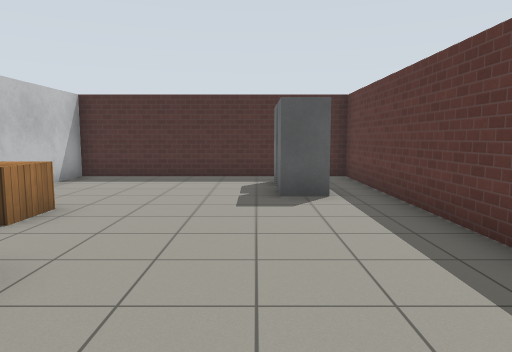
view 1 (above)

24 first-person views from a walk through a world built for the Gazebo simulator. The camera is 1.2 m above the floor, tilts 6° down and sees 70° across. The floor is counted in squares, 1 m on a side. Each view is taken from the middle of a square. On the plan, view 1 faces up. The plan holds only what a view shows up to about 14 squares ahead; the rest is blank. Gazebo's built-in surfaces are drawn with simple patterns.

view 2
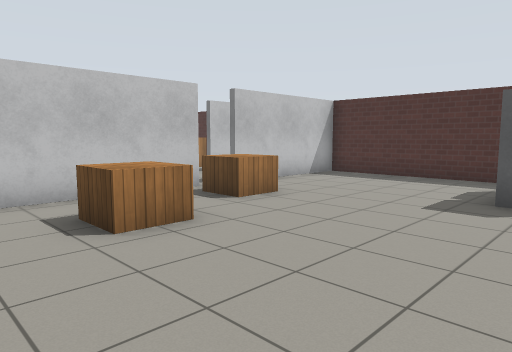

view 3
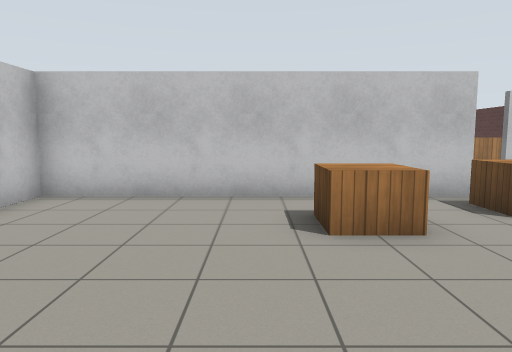

view 4
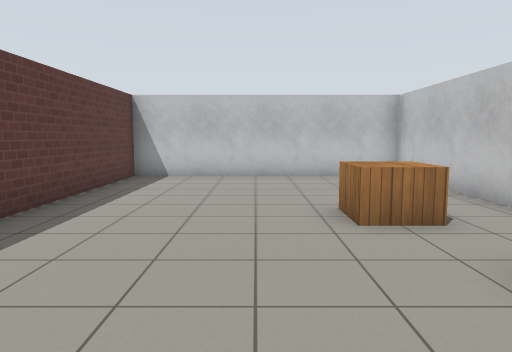

view 5
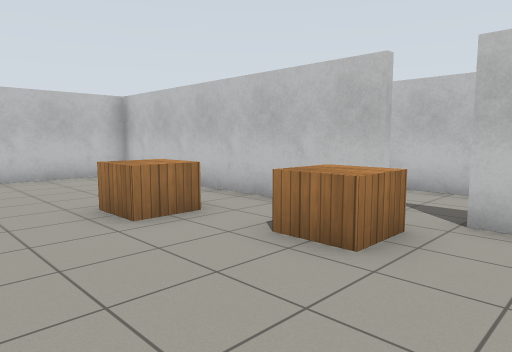

view 6
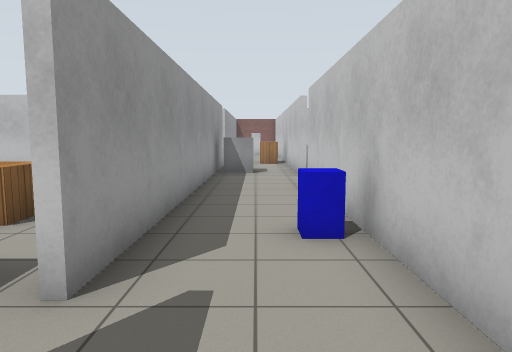

view 7
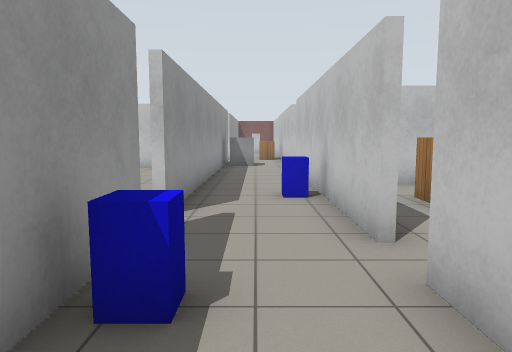

view 8
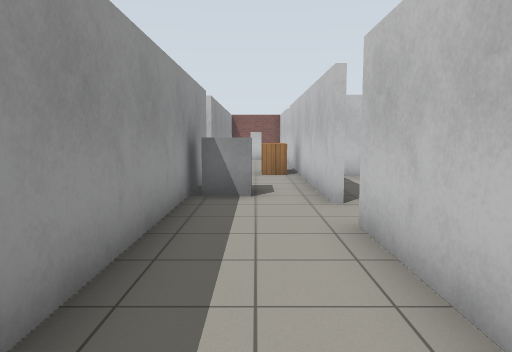

view 9
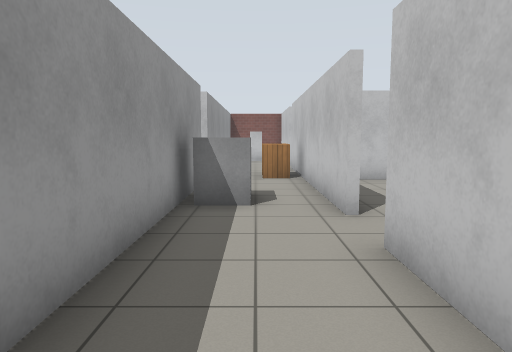

view 10
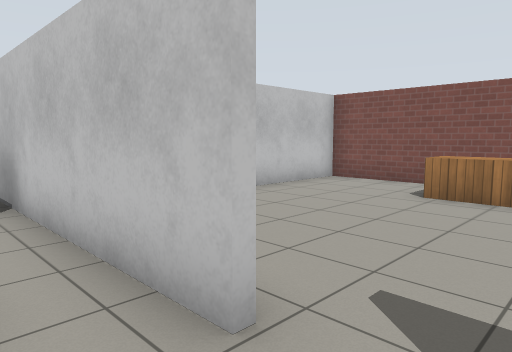

view 11
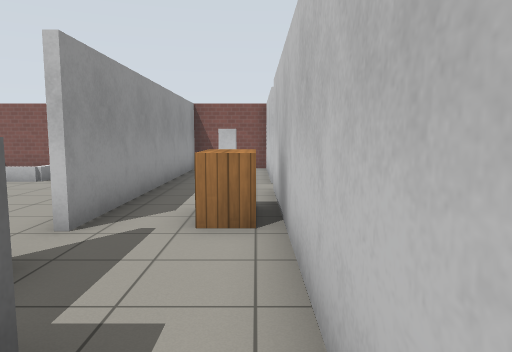

view 12
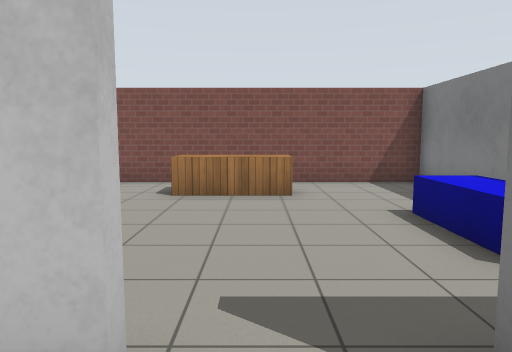

view 13
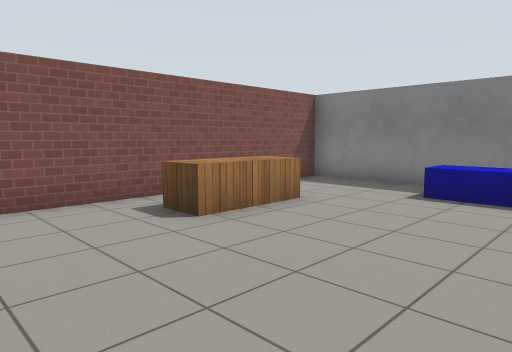

view 14
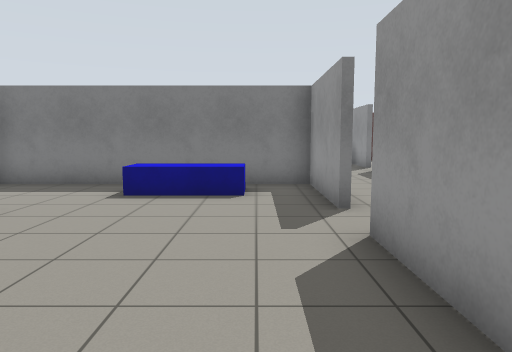

view 15
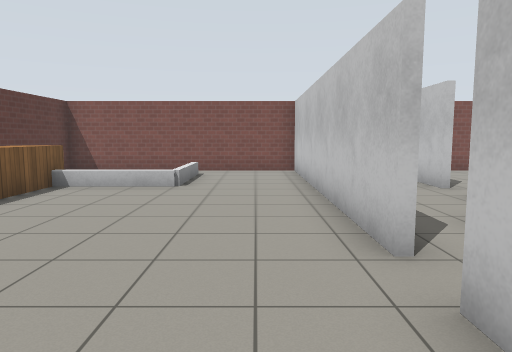

view 16
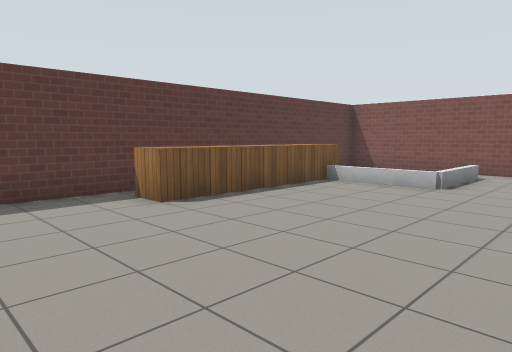

view 17
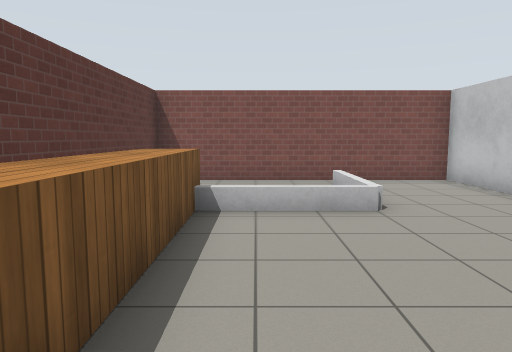

view 18
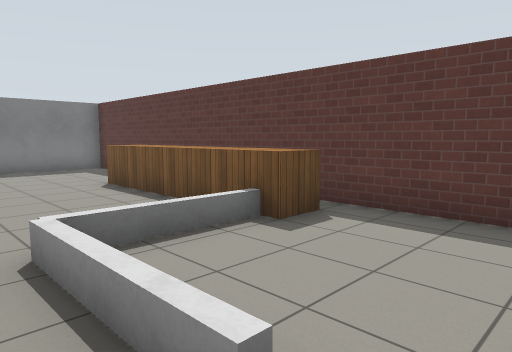

view 19
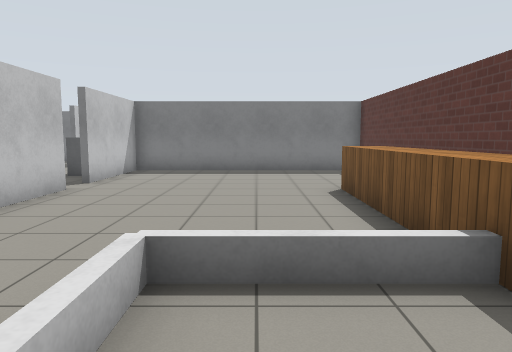

view 20
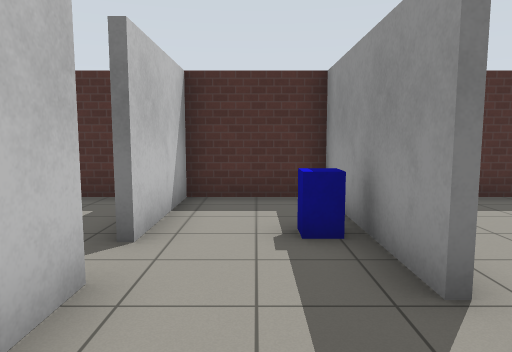

view 21
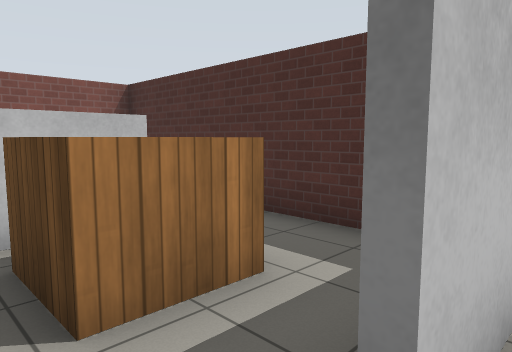

view 22
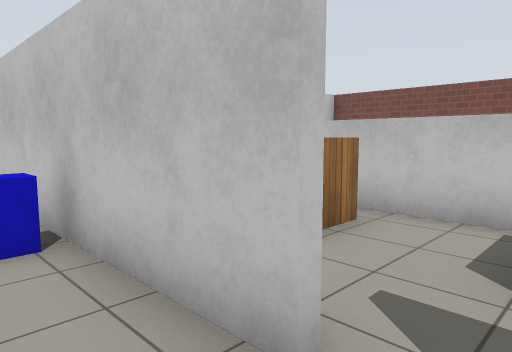

view 23
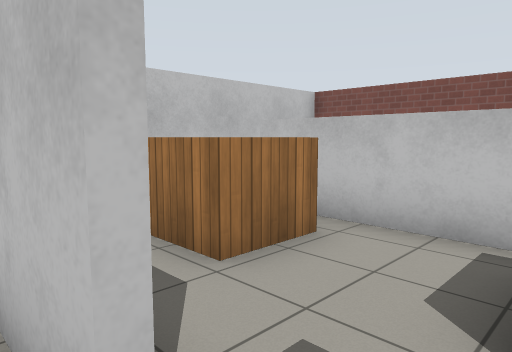

view 24
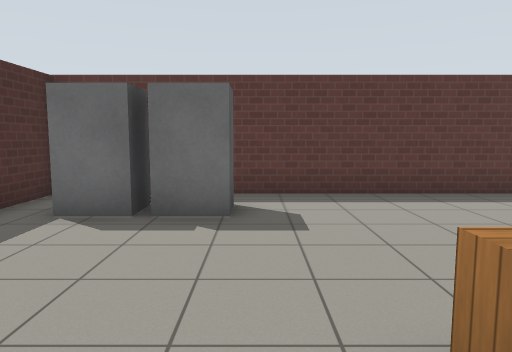

### Floor plan
Points are (right, up) in squares from view 1. A wall is a line through its corners. A room is listed if a view was taken in it or the views show most of it. See-through windows are left out.
Room 1 (views 1, 2, 3, 4, 5, 6, 7, 8, 9, 10, 12, 20, 21, 22, 23, 24)
walls: (-5.4, 5.5) (-5.4, -4); (-5.6, 6.5) (-5.6, 7.6); (-5.4, 7.5) (-5.4, 6.5); (-5.6, 9.4) (-5.6, 11.4); (-8.4, 7) (-8.4, -2); (-5.4, 11.4) (-5.4, 9.4); (-5.5, -3.4) (2.9, -3.4); (-5.6, -3.5) (-5.6, 5.5); (2.8, -4) (2.8, 11.3) (-8.4, 11.3) (-8.4, 8)
ways out: opening at (-7.5, -4) to room 2; opening at (-9, -2.5) to room 3; gap at (-9, 7) to room 6
objects: blue box (-8, 3); blue box (-6, 8) to (-6, 9); wooden box (-4, 5) to (-4, 6); wooden box (-3, 2) to (-3, 3); grey box (1, 8); grey box (1, 9) to (1, 10)
Room 2 (view 11)
walls: (-8.4, -3.5) (-8.4, -8.2); (-5.6, -7.5) (-5.6, -3.5)
ways out: opening at (-7.5, -4) to room 1; opening at (-7.5, -6.5)
objects: grey box (-7, -5) to (-6, -5)
Room 3 (views 13, 14)
walls: (-8.6, -2) (-8.6, 1.4) (-16.8, 1.4) (-16.8, -8.4) (-13.4, -8.4); (-8.6, -6.1) (-8.6, -3.5); (-10.8, -8.4) (-9.8, -8.4)
ways out: opening at (-9, -2.5) to room 1
objects: wooden box (-15, -5) to (-15, -3); blue box (-12, 0) to (-10, 0)
Room 4 (views 15, 16, 17, 18)
walls: (-5.4, -8.5) (-5.4, -18.3) (-1.4, -18.3); (2.8, -14.6) (2.8, -4); (-5.4, -4) (-5.4, -7.5); (2.9, -3.6) (-5.5, -3.6)
low walls: (-2.1, -17) (-2.1, -13.9) (0.5, -13.9)
ways out: opening at (-2, -18) to room 5; opening at (-6, -8)
objects: wooden box (1, -14) to (2, -9)
Room 5 (view 19)
walls: (-1.4, -18.3) (2.8, -18.3) (2.8, -14.6)
low walls: (0.5, -14.1) (-1.9, -14.1) (-1.9, -17)
ways out: opening at (-2, -18) to room 4
Room 6 (no view inside)
walls: (-12.6, 9.5) (-12.6, 3.5); (-9.8, 11.3) (-14, 11.3); (-16.8, 1.6) (-10.6, 1.6)
ways out: gap at (-9, 7) to room 1
objects: wooden box (-12, 4) to (-10, 5); wooden box (-12, 8) to (-10, 9)

Where each view was taken, in squares from view 1:
view 1: 0 up, 0 right, facing up
view 2: 0 up, 2 right, facing up-left
view 3: 1 up, 2 right, facing left
view 4: 8 up, 1 left, facing down
view 5: 8 up, 0 right, facing down-left
view 6: 8 up, 7 left, facing down
view 7: 11 up, 7 left, facing down
view 8: 3 up, 7 left, facing down
view 9: 2 up, 7 left, facing down
view 10: 2 down, 7 left, facing down-left
view 11: 4 down, 8 left, facing down
view 12: 3 down, 7 left, facing left
view 13: 8 down, 10 left, facing up-left
view 14: 8 down, 10 left, facing up
view 15: 5 down, 4 left, facing down
view 16: 5 down, 5 left, facing down-right
view 17: 8 down, 0 right, facing down
view 18: 18 down, 3 left, facing up-right
view 19: 17 down, 1 left, facing up
view 20: 4 up, 7 left, facing up
view 21: 7 up, 8 left, facing up-left
view 22: 8 up, 7 left, facing down-left
view 23: 8 up, 8 left, facing down-left
view 24: 7 up, 5 left, facing right
